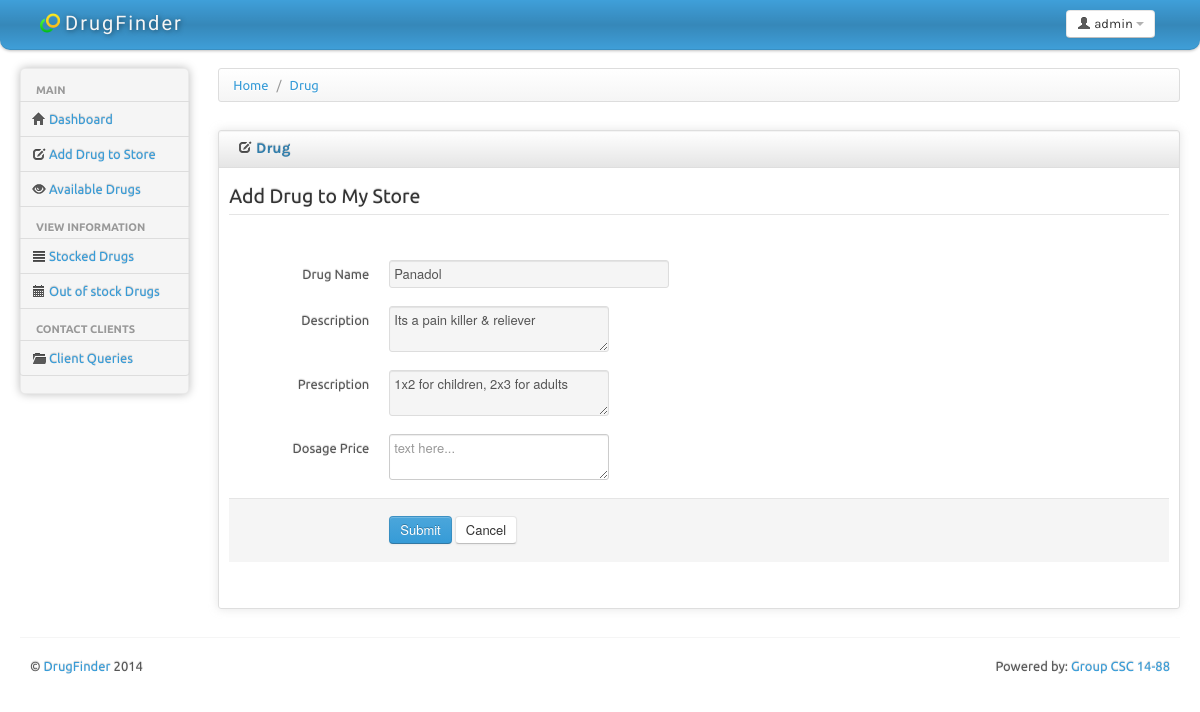
Screenshot of /add_drug_prefilled.php?id=1 (signed in) with the database file from the repository.
### tables this page shows
CREATE TABLE IF NOT EXISTS `drug` (
  `drugId` int(20) NOT NULL AUTO_INCREMENT,
  `drugName` varchar(50) NOT NULL,
  `drugDescription` text NOT NULL,
  `prescription` text NOT NULL,
  `whoAdded` int(10) NOT NULL,
  `dateAdded` timestamp NOT NULL DEFAULT CURRENT_TIMESTAMP,
  PRIMARY KEY (`drugId`)
);

### add_drug_prefilled.php (the view, shortened to what this page needs)
<?php
include('include/header.php');
if(isset($_REQUEST['id'])){
	$drugId = $_REQUEST['id'];
}else{
	$drugId='';
}
?>
			<div>
				<ul class="breadcrumb">
					<li>
						<a href="#">Home</a> <span class="divider">/</span>
					</li>
					<li>
						<a href="#">Drug</a>
					</li>
				</ul>
			</div>
			<div class="row-fluid sortable">
				<div class="box span12">
					<div class="box-header well" data-original-title>
						<h2><i class="icon-edit"></i> Drug</h2>
					</div>
					<div class="box-content">
						<form class="form-horizontal" action="add_drug_prefilled.php" method="post">
						  <fieldset>
							<legend> Add Drug to My Store</legend>
							<?php
							$select="SELECT * FROM drug WHERE drugId='$drugId'";
							$query=mysql_query($select) or die('<div class="alert alert-success">Drug not found, <a href="my_drugs.php">click here</a> to view drugs in your store</div>');
							while($result=mysql_fetch_array($query))
							{
							?>
							 <div class="control-group">
								<label class="control-label" for="focusedInput">Drug Name</label>
								<div class="controls">
								  <input class="input-xlarge focused" id="name" name="name" type="text" disabled value="<?php echo $result['drugName'];?>"  data-rel="popover" data-content="This is usually the christian name e.g John" title="First Name">
								</div>
							  </div>
							  <div class="control-group">
							  <label class="control-label" for="textarea2">Description</label>
							  <div class="controls">
								<textarea class="autogrow" id="messagebox"  placeholder="text here..." name="description" disabled data-rel="popover" data-content="Say forexample: This drug is for 'purpose of drug'" title="Description"><?php echo $result['drugDescription'];?></textarea>
							  </div>
							</div>
							<div class="control-group">
							  <label class="control-label" for="textarea2">Prescription</label>
							  <div class="controls">
								<textarea class="autogrow" id="messagebox"  placeholder="text here..." name="prescription" disabled data-rel="popover" data-content="Say forexample: 1x4 for children below 16yrs, 2x3 for people above 16yrs" title="Prescription"><?php echo $result['prescription'];?></textarea>
							  </div>
							</div>
								<div class="control-group">
									  <label class="control-label" for="textarea2">Dosage Price</label>
									  <div class="controls">
										<textarea class="autogrow" id="messagebox"  placeholder="text here..." name="price" data-rel="popover" data-content="Say forexample: 2000 for children dosage, 4000 for adult dosage" title="Pricing"></textarea>
									  </div>
								</div>
							<div class="form-actions">
							  <button type="submit" name="submit" class="btn btn-primary">Submit</button>
							  <button type="reset" class="btn">Cancel</button>
							</div>
							<?php } ?>
						  </fieldset>
						</form>
					</div>
				</div>
			</div>
<?php include('include/footer.php'); ?>

### css/charisma-app.css (style rules this page uses)
.box { border: 1px solid #DEDEDE; border-radius:3px; -webkit-border-radius:3px; -moz-border-radius:3px; margin-top: 10px; margin-bottom: 10px ; box-shadow: 0 0 10px rgba(189, 189, 189, 0.4); -webkit-box-shadow: 0 0 10px rgba(189, 189, 189, 0.4); -moz-box-shadow: 0 0 10px rgba(189, 189, 189, 0.4); }
.box-header { border:none; padding-top:5px; border-bottom: 1px solid #DEDEDE; border-radius:3px 3px 0 0; -webkit-border-radius:3px 3px 0 0; -moz-border-radius:3px 3px 0 0; height:12px; min-height:12px; margin-bottom: 0; cursor:move; font-weight:bold; font-size:16px; background: -moz-linear-gradient(top, rgba(255,255,255,0) 0%, rgba(0,0,0,0.1) 100%); background: -webkit-gradient(linear, left top, left bottom, color-stop(0%,rgba(255,255,255,0)), color-stop(100%,rgba(0,0,0,0.1))); background: -webkit-linear-gradient(top, rgba(255,255,255,0) 0%,rgba(0,0,0,0.1) 100%); background: -o-linear-gradient(top, rgba(255,255,255,0) 0%,rgba(0,0,0,0.1) 100%); background: -ms-linear-gradient(top, rgba(255,255,255,0) 0%,rgba(0,0,0,0.1) 100%); background: linear-gradient(to bottom, rgba(255,255,255,0) 0%,rgba(0,0,0,0.1) 100%); filter: progid:DXImageTransform.Microsoft.gradient( startColorstr='#00ffffff', endColorstr='#1a000000',GradientType=0 ); }
.box-header h2 { font-size:15px; width:auto; clear:none; float:left; line-height:25px; }
.box-header h2 > i { margin-top:1px; }
.box-content { padding:10px; }

### include/header.php (style rules this page uses)
body { padding-bottom: 40px; }

### rows the page displays
drug: name "Panadol", description "Its a pain killer & reliever", prescription "1x2 for children, 2x3 for adults"
